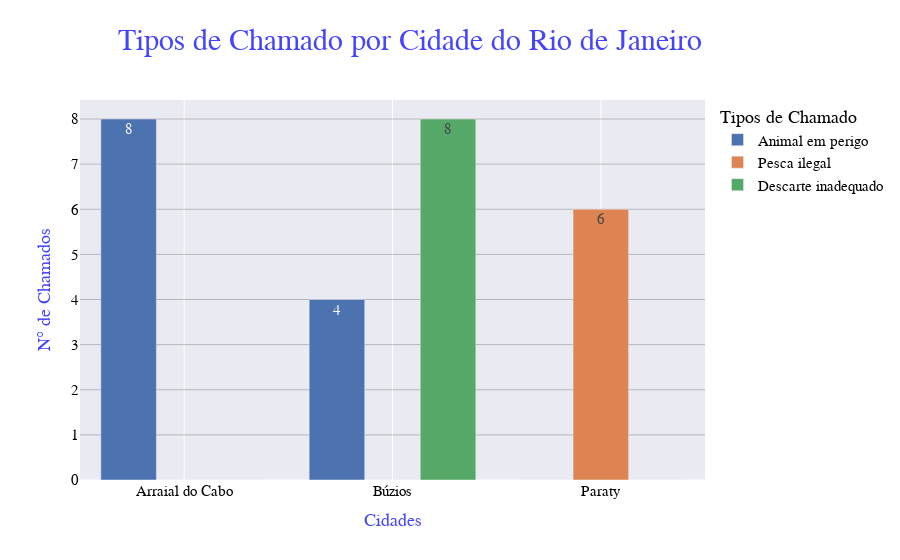

The notebook cell saved with this chart:
### Code cell
# CRIANDO GRÁFICO
tipos_cidades_rj_graf = criar_grafico_tipos(dataframe=tipos_cidades_rj_df, titulo_grafico='Tipos de Chamado por Cidade do Rio de Janeiro', titulo_eixo_x='Cidades')
tipos_cidades_rj_graf

### Figure 1 — Plotly figure (JSON) as saved in the notebook; plotly's stock layout.template omitted (floating-point values rounded to 4 significant figures)
{"data": [{"name": "Animal em perigo", "text": [8, 4, 0], "type": "bar", "x": ["Arraial do Cabo", "Búzios", "Paraty"], "y": [8, 4, 0]}, {"name": "Pesca ilegal", "text": [0, 0, 6], "type": "bar", "x": ["Arraial do Cabo", "Búzios", "Paraty"], "y": [0, 0, 6]}, {"name": "Descarte inadequado", "text": [0, 8, 0], "type": "bar", "x": ["Arraial do Cabo", "Búzios", "Paraty"], "y": [0, 8, 0]}], "layout": {"font": {"color": "#000", "family": "Helvetica", "size": 15}, "legend": {"title": {"text": "Tipos de Chamado"}}, "title": {"font": {"color": "#44f", "family": "Helvetica", "size": 30}, "text": "Tipos de Chamado por Cidade do Rio de Janeiro", "x": 0.455}, "xaxis": {"title": {"font": {"color": "#44f", "family": "Helvetica", "size": 18}, "text": "Cidades"}}, "yaxis": {"gridcolor": "grey", "gridwidth": 0.5, "title": {"font": {"color": "#44f", "family": "Helvetica", "size": 18}, "text": "N° de Chamados"}}}}
